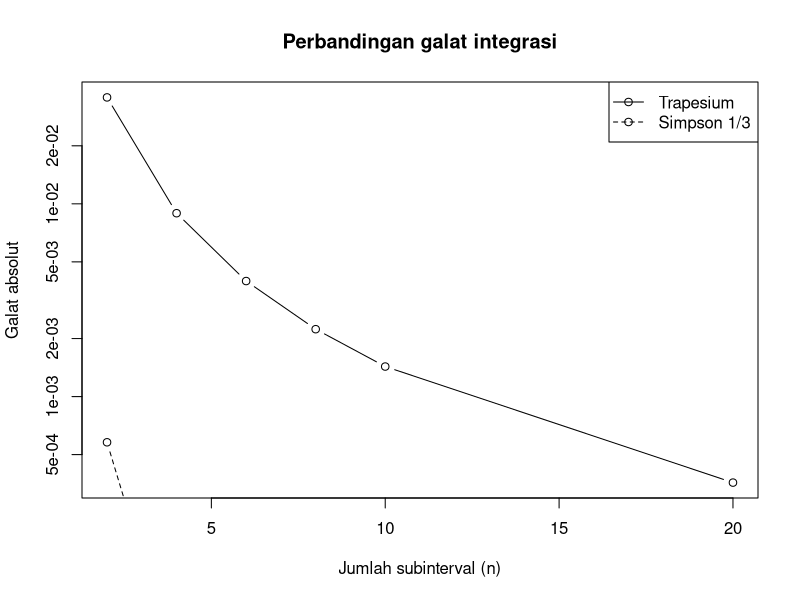

This figure's R source:
## ---- chunk 1
f <- function(x) x^2

a <- 0
b <- 2

midpoint <- (b - a) * f((a + b) / 2)

trapezoid <- (b - a) / 2 * (f(a) + f(b))

h <- (b - a) / 2
simpson13 <- h / 3 * (f(a) + 4*f((a+b)/2) + f(b))

c(midpoint = midpoint,
  trapezoid = trapezoid,
  simpson13 = simpson13)
## ---- chunk 2
trapezoid_comp <- function(f, a, b, n) {
  h <- (b - a) / n
  x <- seq(a, b, length.out = n + 1)
  y <- f(x)

  h/2 * (y[1] + 2*sum(y[2:n]) + y[n+1])
}

f <- function(x) x^2

trapezoid_comp(f, 0, 2, 4)
## ---- chunk 3
simpson13_comp <- function(f, a, b, n) {

  if (n <= 0 || n %% 2 != 0) {
    stop("n harus berupa bilangan bulat positif dan genap.")
  }

  h <- (b - a) / n
  x <- seq(a, b, length.out = n + 1)

  sum_odd <- sum(f(x[seq(2, n, by = 2)]))

  sum_even <- if (n >= 4) {
    sum(f(x[seq(3, n - 1, by = 2)]))
  } else {
    0
  }

  (h / 3) * (
    f(a) + f(b) +
    4 * sum_odd +
    2 * sum_even
  )
}
## ---- chunk 4
simpson38_comp <- function(f, a, b, n) {
  if (n %% 3 != 0) {
    stop("n harus kelipatan 3.")
  }

  h <- (b - a) / n
  x <- seq(a, b, length.out = n + 1)
  y <- f(x)

  idx3 <- seq(2, n, by = 3)
  idx2 <- seq(3, n, by = 3)

  3*h/8 * (y[1] + 3*sum(y[idx3]) +
           2*sum(y[idx2]) + y[n+1])
}

f <- function(x) x^3
simpson38_comp(f, 0, 3, 3)
## ---- chunk 5
f <- function(x) exp(x)
exact <- exp(1) - 1

n_values <- c(2, 4, 6, 8, 10, 20)

comparison <- data.frame(
  n = n_values,
  Trapezoid = sapply(
    n_values, function(n) trapezoid_comp(f, 0, 1, n)
  ),
  Simpson = sapply(
    n_values, function(n) simpson13_comp(f, 0, 1, n)
  )
)

comparison$Error_T <- abs(comparison$Trapezoid - exact)
comparison$Error_S <- abs(comparison$Simpson - exact)

comparison
## ---- chunk 6
plot(comparison$n, comparison$Error_T,
     type = "b", log = "y",
     xlab = "Jumlah subinterval (n)",
     ylab = "Galat absolut",
     main = "Perbandingan galat integrasi")

lines(comparison$n, comparison$Error_S,
      type = "b", lty = 2)

legend("topright",
       legend = c("Trapesium", "Simpson 1/3"),
       lty = c(1, 2), pch = 1)
## ---- chunk 7
f <- function(x) exp(-x^2)

integrate(f, lower = 0, upper = 1)
## ---- chunk 8
f <- function(x) exp(-x^2)

trap <- trapezoid_comp(f, 0, 1, 20)
simp <- simpson13_comp(f, 0, 1, 20)
adaptive <- integrate(f, 0, 1)

data.frame(
  Method = c("Trapesium", "Simpson 1/3", "integrate()"),
  Approximation = c(trap, simp, adaptive$value),
  Error_estimate = c(NA, NA, adaptive$abs.error)
)
